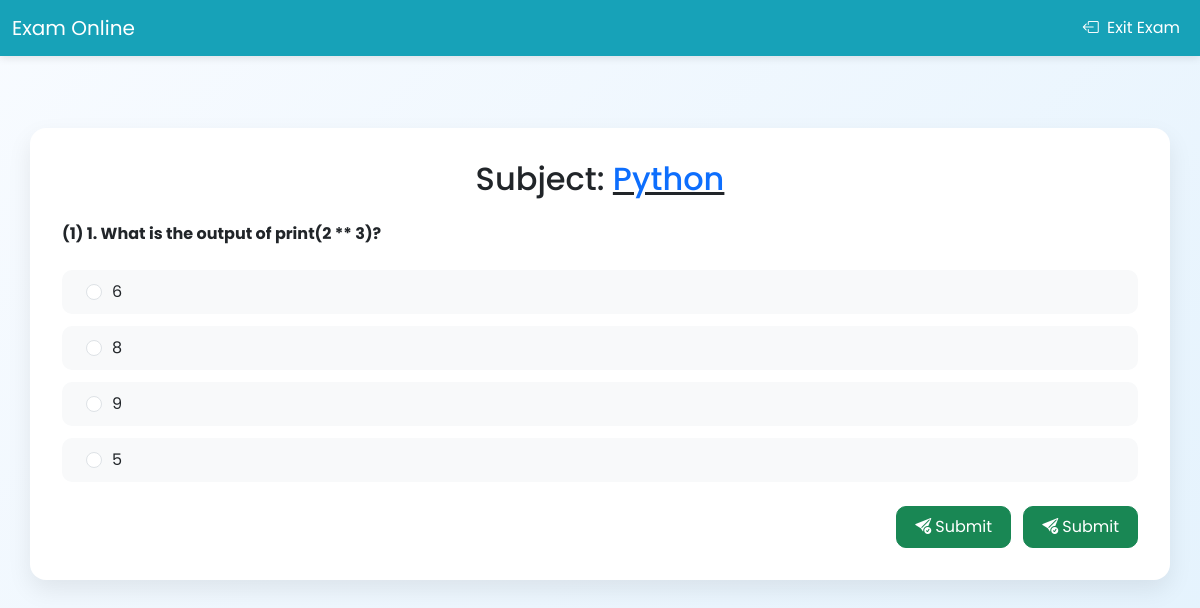
The page /examapp/question/Python/2 on the database its author committed.
### examapp/models.py (models this page shows, shortened)
class papermodel(models.Model):
    subject = models.ForeignKey(subjectmodel, on_delete=models.CASCADE)
    question = models.CharField(max_length=255)
    option1 = models.CharField(max_length=200)
    option2 = models.CharField(max_length=200)
    option3 = models.CharField(max_length=200)
    option4 = models.CharField(max_length=200)
    answer = models.IntegerField()

class subjectmodel(models.Model):
    name = models.CharField(max_length=100, unique=True)
    short_name=models.CharField(max_length=50)
    def __str__(self):
        return self.name

### examapp/views.py (the view)
# urls.py: path('question/<str:subject>/<int:id>',views.question),
def question(request,subject,id):
    try:
        subject_obj = subjectmodel.objects.get(name=subject)
    except subjectmodel.DoesNotExist:
        subject_obj = None
    available_questions = papermodel.objects.filter(subject=subject_obj).values_list('id', flat=True)
    if not available_questions:
        return HttpResponse('NO Question')
    while id not in available_questions:
        id += 1
    question = papermodel.objects.get(id=id, subject=subject_obj)
    return render(request, 'exampaper.html', {'question': question})

### examapp/templates/exampaper.html (shortened to what this page needs)
{% load static %}
<!DOCTYPE html>
<html lang="en">
<head>
    <link rel="stylesheet" href="{% static 'examapp/css/bootstrap.min.css' %}" />
    <link rel="stylesheet" href="https://cdn.jsdelivr.net/npm/bootstrap-icons@1.10.5/font/bootstrap-icons.css">
</head>
<body>
    <nav class="navbar navbar-expand-lg fixed-top">
        <div class="container-fluid">
            <a class="navbar-brand" href="#">Exam Online</a>
            <div class="collapse navbar-collapse" id="navbarNavAltMarkup">
                <div class="navbar-nav ms-auto">
                    <button type="button" class="nav-link text-white" onclick="exit()"> <i
                            class="bi bi-box-arrow-left me-1"></i> Exit Exam</button>
                </div>
            </div>
        </div>
    </nav>
    <div class="container-md mt-5">
        <form method="post">
            <h2 class="text-center mb-4">Subject: <u><span id="subject">{{ question.subject }}</span></u></h2>
            <div class="mb-4">
                <b>(<span id="sno"></span>) {{ question.question }}</b>
            </div>
            <div class="form-check">
                <input type="radio" name="option" id="option1" value="1" class="form-check-input">
                <label for="option1" class="form-check-label">{{ question.option1 }}</label>
            </div>
            <div class="form-check">
                <input type="radio" name="option" id="option2" value="2" class="form-check-input">
                <label for="option2" class="form-check-label">{{ question.option2 }}</label>
            </div>
            <div class="form-check">
                <input type="radio" name="option" id="option3" value="3" class="form-check-input">
                <label for="option3" class="form-check-label">{{ question.option3 }}</label>
            </div>
            <div class="form-check">
                <input type="radio" name="option" id="option4" value="4" class="form-check-input">
                <label for="option4" class="form-check-label">{{ question.option4 }}</label>
            </div>
            <div class="text-end mt-4">
                <button type="button" onclick="submitcourseque()" class="btn btn-success me-2" id="coursebutton"> <i
                        class="bi bi-send-check-fill me-1"></i>Submit</button>
                <button type="button" onclick="submitsubjectque()" class="btn btn-success" id="subjectbutton"> <i
                        class="bi bi-send-check-fill me-1"></i>Submit</button>
            </div>
        </form>
    </div>
</body>
</html>

### examapp/templates/exampaper.html (style rules this page uses)
body { background: linear-gradient(135deg, #f8fbff, #e3f2fd); font-family: 'Poppins', sans-serif; min-height: 100vh; padding-top: 80px; }
.navbar { background-color: #17a2b8; box-shadow: 0 2px 8px rgba(0, 0, 0, 0.1); }
.navbar-brand, .nav-link { color: white !important; }
.container-md { background: white; border-radius: 16px; padding: 2rem; box-shadow: 0 10px 25px rgba(0, 0, 0, 0.08); animation: slideFade 0.6s ease-in-out; }
h2 span { color: #0d6efd; }
.form-check { background-color: #f8f9fa; border-radius: 10px; padding: 10px 16px; margin-bottom: 12px; transition: transform 0.2s ease, background-color 0.3s ease; display: flex; align-items: center; gap: 10px; }
.form-check-input { margin-top: 0 !important; cursor: pointer; accent-color: #0d6efd; }
.form-check-label { cursor: pointer; flex-grow: 1; margin-bottom: 0; }
button.btn-success { padding: 8px 18px; border-radius: 10px; transition: all 0.3s ease; }
.form-check .form-check-input { margin-left: 0.5em; }

### rows shown on the page
papermodel: subject "Python", question "1. What is the output of print(2 ** 3)?", option1 "6", option2 "8", option3 "9", option4 "5"
